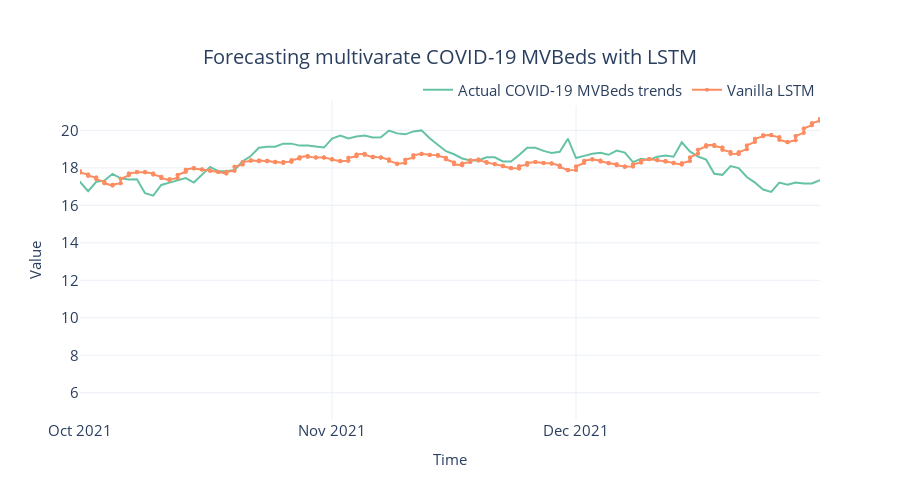

Notebook code cell kept with this figure:
### Code cell
fig = plot_forecast(
    pred_df,
    forecast_columns=["Vanilla LSTM"],
    forecast_display_names=["Vanilla LSTM"],
)
title = f"Forecasting multivarate COVID-19 MVBeds with {algorithm_name}"
fig = format_plot(fig, title=title)
fig.update_xaxes(
    type="date", range=["2021-10-01", "2021-12-31"], dtick="M1", tickformat="%b %Y"
)
save_path = f"images/forecast_multivarate_{algorithm_name}.png"
# pio.write_image(fig, save_path)
fig.show()

### Figure 1 — Plotly figure (JSON) as saved in the notebook; plotly's stock layout.template omitted (floating-point values rounded to 4 significant figures; data arrays with more than 128 entries replaced by an {"elided": "..."} marker saying what was removed)
{"data": [{"line": {"color": "rgb(102,194,165)", "width": 2}, "marker": {"opacity": 0.5, "size": 6}, "mode": "lines", "name": "Actual COVID-19 MVBeds trends", "type": "scatter", "x": {"elided": "840 str values"}, "y": {"elided": "840 float values"}}, {"line": {"color": "rgb(252,141,98)", "width": 2}, "marker": {"size": 4}, "mode": "lines+markers", "name": "Vanilla LSTM", "type": "scatter", "x": {"elided": "840 str values"}, "y": {"elided": "840 float values"}}], "layout": {"autosize": false, "height": 500, "legend": {"font": {"size": 15}, "orientation": "h", "title": {}, "x": 1, "xanchor": "right", "y": 0.98, "yanchor": "bottom"}, "title": {"font": {"size": 20}, "text": "Forecasting multivarate COVID-19 MVBeds with LSTM", "x": 0.5, "xanchor": "center", "yanchor": "top"}, "width": 900, "xaxis": {"dtick": "M1", "range": ["2021-10-01", "2021-12-31"], "tickfont": {"size": 15}, "tickformat": "%b %Y", "title": {"font": {"size": 15}, "text": "Time"}, "type": "date"}, "yaxis": {"tickfont": {"size": 15}, "title": {"font": {"size": 15}, "text": "Value"}}}}
